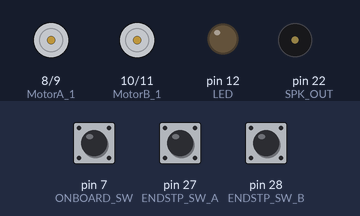
Recording of a sketch running on a simulated Arduino Mega 2560, built with avr-gcc and run on an emulated ATmega2560. Parts: motor-driver pin pairs drawn as motors (green arrow = first pin HIGH = forward, orange = second pin HIGH = backward, longer = more drive), output pins drawn as LEDs (lit = HIGH), buzzer (waves = sounding). The test bench sets the inputs (shaded band); at power-on: pin 7 (ONBOARD_SW) HIGH, pin 27 (ENDSTP_SW_A) HIGH, pin 28 (ENDSTP_SW_B) HIGH. What the sketch prints to the serial monitor is not drawn.

Above: at 2.2 s.
2.3 s: pin 7 (ONBOARD_SW) pulled LOW for 0.15 s
At 4.1 s:
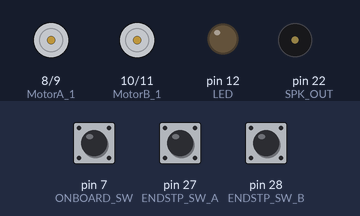
5.3 s: pin 27 (ENDSTP_SW_A) pulled LOW for 0.15 s
At 5.37 s:
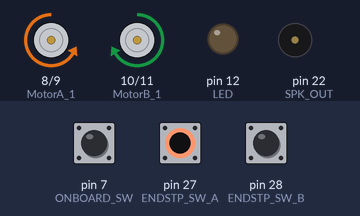
6.9 s: pin 27 (ENDSTP_SW_A) pulled LOW for 3.2 s
At 11.3 s:
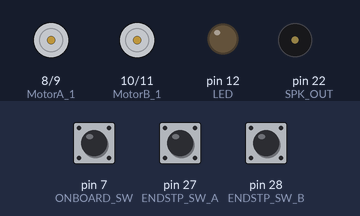
11.6 s: pin 7 (ONBOARD_SW) pulled LOW for 1 s
At 13.6 s:
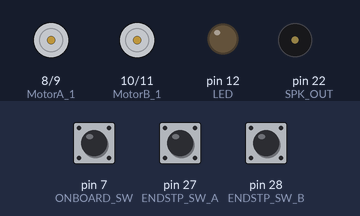
14.6 s: pin 28 (ENDSTP_SW_B) pulled LOW for 0.15 s
At 14.67 s:
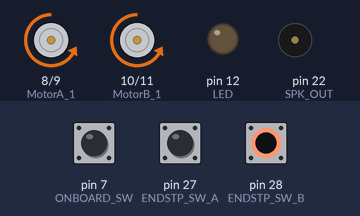
16.2 s: pin 28 (ENDSTP_SW_B) pulled LOW for 3.2 s
At 19.8 s:
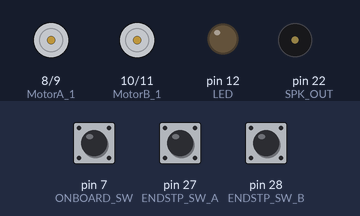
Timing chart, 0 to 21.3 s (numbered marks = the images above; inputs shaded):
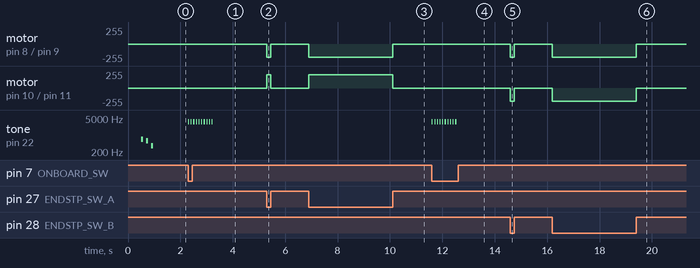

Measured:
- after the input at 2.3 s, tone on pin 22 (SPK_OUT): alternates 3520 Hz for 0.04 s and silent for 0.06 s, 20 changes in all, then stays silent, starting at once
- after the input at 5.3 s, motor on pin 8 (MotorA_1) / pin 9 (MotorA_2): stopped → backward 200/255 at once, → stopped 0.15 s later; motor on pin 10 (MotorB_1) / pin 11 (MotorB_2): stopped → forward 200/255 at once, → stopped 0.15 s later
- after the input at 6.9 s, motor on pin 8 (MotorA_1) / pin 9 (MotorA_2): stopped → backward 200/255 at once, → stopped 3.2 s later; motor on pin 10 (MotorB_1) / pin 11 (MotorB_2): stopped → forward 200/255 at once, → stopped 3.2 s later
- after the input at 11.6 s, tone on pin 22 (SPK_OUT): alternates 3520 Hz for 0.04 s and silent for 0.06 s, 20 changes in all, then stays silent, starting at once
- after the input at 14.6 s, motor on pin 8 (MotorA_1) / pin 9 (MotorA_2), motor on pin 10 (MotorB_1) / pin 11 (MotorB_2): stopped → backward 200/255 at once, → stopped 0.15 s later
- after the input at 16.2 s, motor on pin 8 (MotorA_1) / pin 9 (MotorA_2), motor on pin 10 (MotorB_1) / pin 11 (MotorB_2): stopped → backward 200/255 at once, → stopped 3.2 s later

The sketch:

CH15.ino
```cpp
/*
 *  Ex_15 - Of Motion & Sound
 *  Playing simple tone from the on-board Piezo Speaker
 *  & Control the Motor too!
 *
 *    LEDs
 *    --  GP12
 *
 *    SPK
 *    --  GP22
 *
 *    MotorA
 *    --  GP8,9
 *
 *    MotorB
 *    --  GP10,11
 *
 *    Switch
 *    --  GP7
 *
 *    External Switch
 *    --  GP27
 *    --  GP28
 *
 */

#include "pitches.h"

#define ONBOARD_SW 7
#define ENDSTP_SW_A 27
#define ENDSTP_SW_B 28

#define LED 12
#define SPK_OUT   22

#define MotorA_1 8
#define MotorA_2 9
#define MotorB_1 10
#define MotorB_2 11

#define MOTOR_A_PIN_1 8
#define MOTOR_A_PIN_2 9
#define MOTOR_B_PIN_1 10
#define MOTOR_B_PIN_2 11


bool isRobotSpinning = false;

void playTone(unsigned int frequency, unsigned int duration){
    tone(SPK_OUT, frequency, duration - 10);
    delay(duration);
}


// // Direction 0: forward | 1: backward
// // Speed = from 0 to 100
// // Motor  0: Motor A | 1: MOtor B
void motorMoveControl(unsigned short motor, unsigned short direction, unsigned short speed) {
            analogWrite((motor == 0) ? MotorA_1 : MotorB_1, (direction == 0) ? 0 : ((speed > 0) && (speed < 100)? speed +150 : 0));
            analogWrite((motor == 0) ? MotorA_2 : MotorB_2, (direction == 1) ? 0 : ((speed > 0) && (speed < 100)? speed +150 : 0));
}


void setup() {
    pinMode(ENDSTP_SW_A, INPUT_PULLUP);
    pinMode(ENDSTP_SW_B, INPUT_PULLUP);
    pinMode(ONBOARD_SW, INPUT_PULLUP);

    pinMode(LED, OUTPUT);
    pinMode(SPK_OUT, OUTPUT);
    noTone(SPK_OUT);

    pinMode(MotorA_1, OUTPUT);
    pinMode(MotorA_2, OUTPUT);
    pinMode(MotorB_1, OUTPUT);
    pinMode(MotorB_2, OUTPUT);
    digitalWrite(MotorA_1, LOW);
    digitalWrite(MotorA_2, LOW);
    digitalWrite(MotorB_1, LOW);
    digitalWrite(MotorB_2, LOW);


    delay(500);

    Serial.begin(115200);
    Serial.println("Tone & Motor Test");

    playTone(NOTE_E5, 90);
    delay(100);
    playTone(NOTE_D5, 90);
    delay(100);
    playTone(NOTE_FS4, 90);
    delay(100);
    noTone(SPK_OUT);
}


void loop() {
  if (digitalRead(ONBOARD_SW) == LOW) {
    isRobotSpinning = !isRobotSpinning;

    for(int i = 0; i < 10; i++) {
       playTone(NOTE_A7, 50);
        delay(50);
    }


      //BabyShark Theme
    // playTone(NOTE_D5, 400);
    // playTone(NOTE_E5, 400);
    // playTone(NOTE_G5, 250);
    // playTone(NOTE_G5, 250);
    // playTone(NOTE_G5, 250);
    // playTone(NOTE_G5, 125);
    // playTone(NOTE_G5, 250);
    // playTone(NOTE_G5, 125);
    // playTone(NOTE_G5, 250);

    // playTone(NOTE_D5, 250);
    // playTone(NOTE_E5, 250);
    // playTone(NOTE_G5, 250);
    // playTone(NOTE_G5, 250);
    // playTone(NOTE_G5, 250);
    // playTone(NOTE_G5, 125);
    // playTone(NOTE_G5, 250);
    // playTone(NOTE_G5, 125);
    // playTone(NOTE_G5, 250);

    // playTone(NOTE_D5, 250);
    // playTone(NOTE_E5, 250);
    // playTone(NOTE_G5, 250);
    // playTone(NOTE_G5, 250);
    // playTone(NOTE_G5, 250);
    // playTone(NOTE_G5, 125);
    // playTone(NOTE_G5, 250);
    // playTone(NOTE_G5, 125);
    // playTone(NOTE_G5, 250);
    // playTone(NOTE_A5, 250);
    // playTone(NOTE_G5, 255);
    // playTone(NOTE_FS5, 1000);

    //Old McDonalds
//     {F4,500} {F4,500} {F4,500} {C4,500}{D4,500} {D4,500} {C4,1000}
// {A4,500} {A4,500} {G4,500} {G4,500} {F4,1500} {C4,500}
// {F4,500} {F4,500} {F4,500} {C4,500}{D4,500} {D4,500} {C4,1000}
// {A4,500} {A4,500} {G4,500} {G4,500} {F4,1500}
    // playTone(NOTE_F4, 500);
    // playTone(NOTE_F4, 500);
    // playTone(NOTE_F4, 500);
    // playTone(NOTE_C4, 500);
    // playTone(NOTE_D4, 500);
    // playTone(NOTE_D4, 500);
    // playTone(NOTE_C4, 1000);

    // playTone(NOTE_A4, 500);
    // playTone(NOTE_A4, 500);
    // playTone(NOTE_G4, 500);
    // playTone(NOTE_G4, 500);
    // playTone(NOTE_F4, 500);
    // playTone(NOTE_C4, 1000);

    // playTone(NOTE_F4, 500);
    // playTone(NOTE_F4, 500);
    // playTone(NOTE_F4, 500);
    // playTone(NOTE_C4, 500);
    // playTone(NOTE_D4, 500);
    // playTone(NOTE_D4, 500);
    // playTone(NOTE_C4, 1000);

    // playTone(NOTE_A4, 500);
    // playTone(NOTE_A4, 500);
    // playTone(NOTE_G4, 500);
    // playTone(NOTE_G4, 500);
    // playTone(NOTE_F4, 1500);


  } else if (digitalRead(ENDSTP_SW_A) == LOW) {
      // if (isRobotSpinning) {
      //     digitalWrite(MotorA_1, LOW);
      //     digitalWrite(MotorA_2, HIGH);
      //     digitalWrite(MotorB_1, HIGH);
      //     digitalWrite(MotorB_2, LOW);
      // } else {
      //     digitalWrite(MotorA_1, LOW);
      //     digitalWrite(MotorA_2, HIGH);
      //     digitalWrite(MotorB_1, LOW);
      //     digitalWrite(MotorB_2, HIGH);
      // }

      if (isRobotSpinning) {
          motorMoveControl(0,0,50);
          motorMoveControl(1,1,50);
      } else {
          motorMoveControl(0,0,50);
          motorMoveControl(1,0,50);
      }


  } else if (digitalRead(ENDSTP_SW_B) == LOW) {
    // if(isRobotSpinning) {
    //       digitalWrite(MotorA_1, HIGH);
    //       digitalWrite(MotorA_2, LOW);
    //       digitalWrite(MotorB_1, LOW);
    //       digitalWrite(MotorB_2, HIGH);
    //   } else {
    //       digitalWrite(MotorA_1, HIGH);
    //       digitalWrite(MotorA_2, LOW);
    //       digitalWrite(MotorB_1, HIGH);
    //       digitalWrite(MotorB_2, LOW);
    //   }
    if (isRobotSpinning) {
          motorMoveControl(0,0,50);
          motorMoveControl(1,1,50);
      } else {
          motorMoveControl(0,0,50);
          motorMoveControl(1,0,50);
      }
  } else {
      digitalWrite(MotorA_1, LOW);
      digitalWrite(MotorA_2, LOW);
      digitalWrite(MotorB_1, LOW);
      digitalWrite(MotorB_2, LOW);

  }
}


                
```

pitches.h
```cpp
/*************************************************
* Public Constants
*************************************************/

#define NOTE_B0 31
#define NOTE_C1 33
#define NOTE_CS1 35
#define NOTE_D1 37
#define NOTE_DS1 39
#define NOTE_E1 41
#define NOTE_F1 44
#define NOTE_FS1 46
#define NOTE_G1 49
#define NOTE_GS1 52
#define NOTE_A1 55
#define NOTE_AS1 58
#define NOTE_B1 62
#define NOTE_C2 65
#define NOTE_CS2 69
#define NOTE_D2 73
#define NOTE_DS2 78
#define NOTE_E2 82
#define NOTE_F2 87
#define NOTE_FS2 93
#define NOTE_G2 98
#define NOTE_GS2 104
#define NOTE_A2 110
#define NOTE_AS2 117
#define NOTE_B2 123
#define NOTE_C3 131
#define NOTE_CS3 139
#define NOTE_D3 147
#define NOTE_DS3 156
#define NOTE_E3 165
#define NOTE_F3 175
#define NOTE_FS3 185
#define NOTE_G3 196
#define NOTE_GS3 208
#define NOTE_A3 220
#define NOTE_AS3 233
#define NOTE_B3 247
#define NOTE_C4 262
#define NOTE_CS4 277
#define NOTE_D4 294
#define NOTE_DS4 311
#define NOTE_E4 330
#define NOTE_F4 349
#define NOTE_FS4 370
#define NOTE_G4 392
#define NOTE_GS4 415
#define NOTE_A4 440
#define NOTE_AS4 466
#define NOTE_B4 494
#define NOTE_C5 523
#define NOTE_CS5 554
#define NOTE_D5 587
#define NOTE_DS5 622
#define NOTE_E5 659
#define NOTE_F5 698
#define NOTE_FS5 740
#define NOTE_G5 784
#define NOTE_GS5 831
#define NOTE_A5 880
#define NOTE_AS5 932
#define NOTE_B5 988
#define NOTE_C6 1047
#define NOTE_CS6 1109
#define NOTE_D6 1175
#define NOTE_DS6 1245
#define NOTE_E6 1319
#define NOTE_F6 1397
#define NOTE_FS6 1480
#define NOTE_G6 1568
#define NOTE_GS6 1661
#define NOTE_A6 1760
#define NOTE_AS6 1865
#define NOTE_B6 1976
#define NOTE_C7 2093
#define NOTE_CS7 2217
#define NOTE_D7 2349
#define NOTE_DS7 2489
#define NOTE_E7 2637
#define NOTE_F7 2794
#define NOTE_FS7 2960
#define NOTE_G7 3136
#define NOTE_GS7 3322
#define NOTE_A7 3520
#define NOTE_AS7 3729
#define NOTE_B7 3951
#define NOTE_C8 4186
#define NOTE_CS8 4435
#define NOTE_D8 4699
#define NOTE_DS8 4978
```
